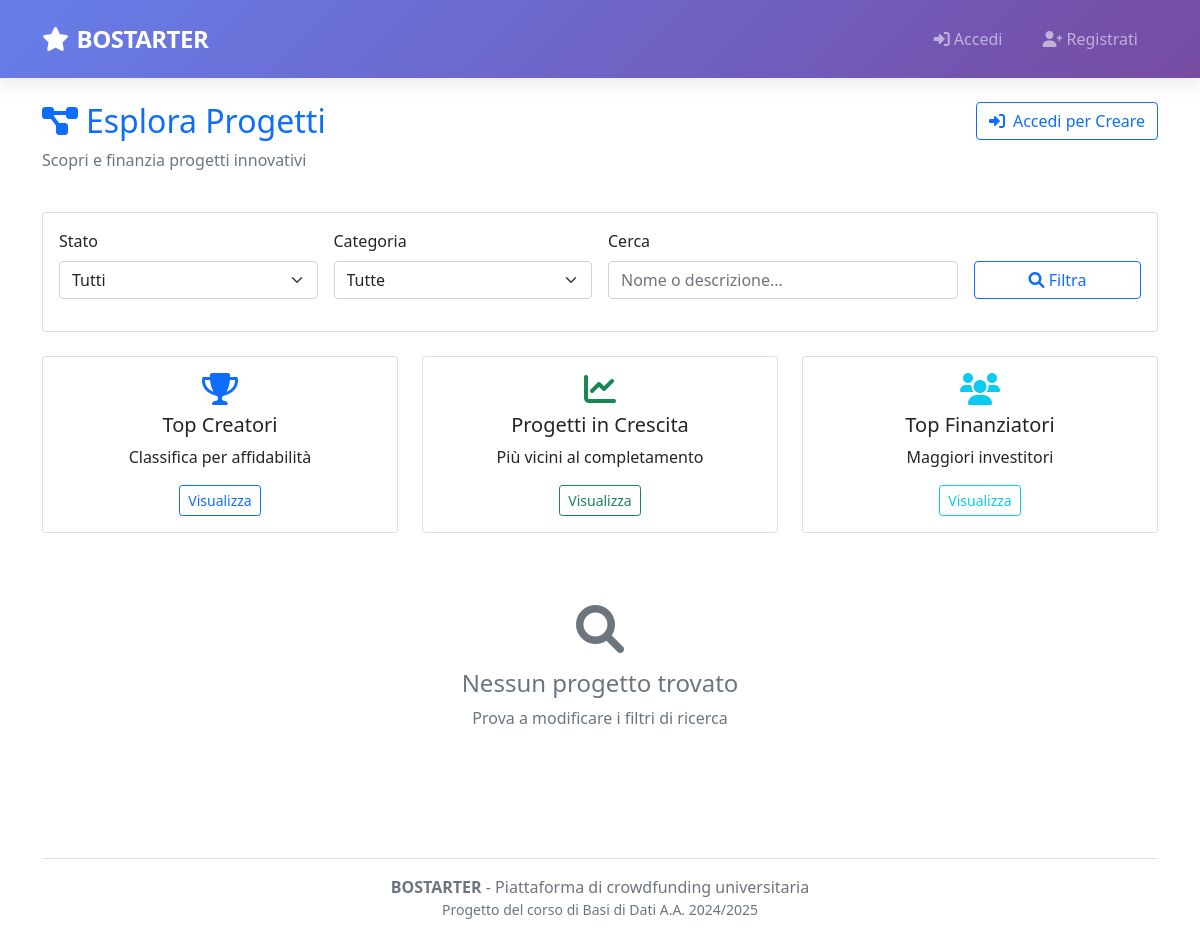
Page /public/projects/projects.php?category=Hardware on the earlier database version.
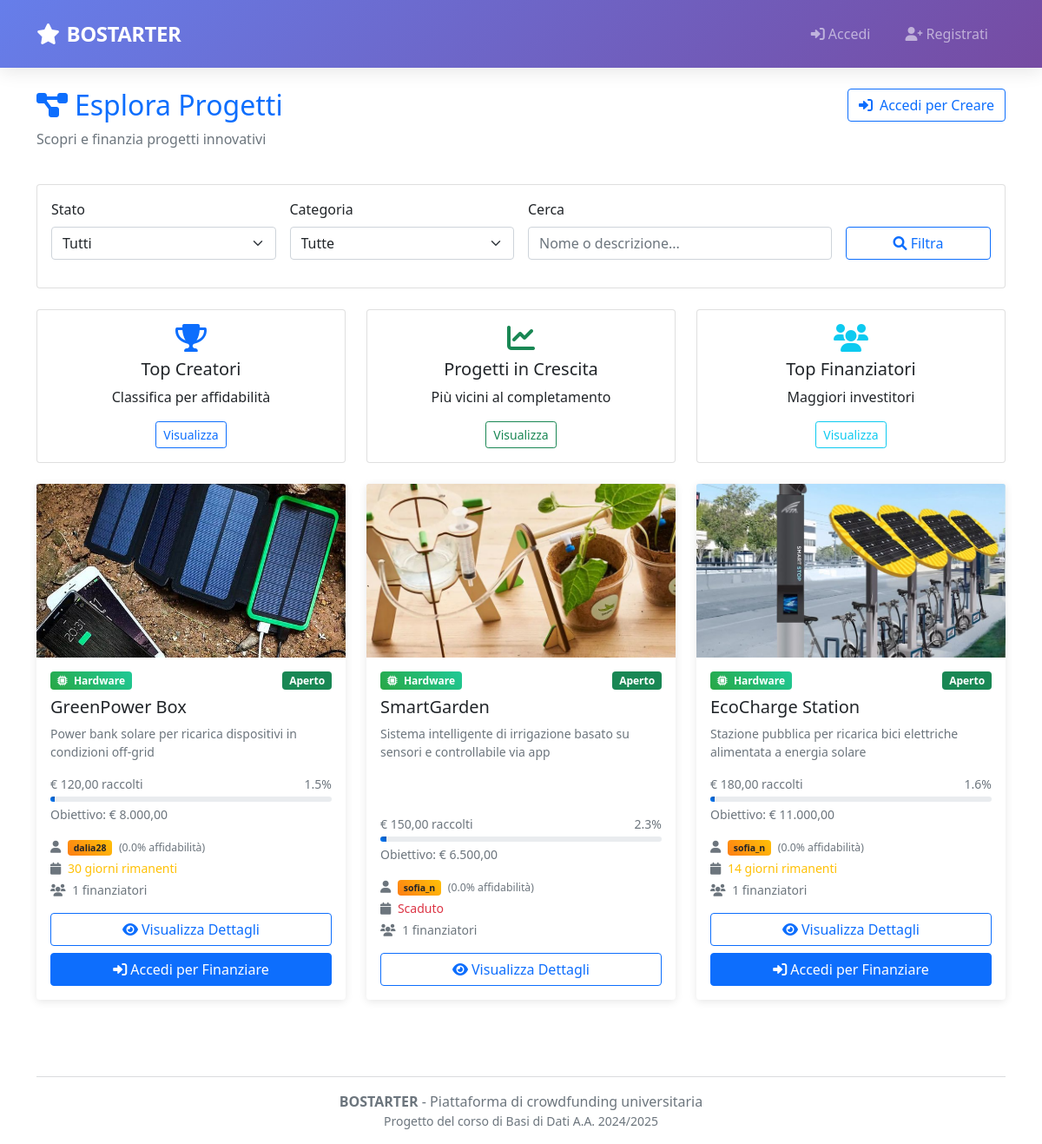
Same page on the later database version.
### tables this page shows
CREATE TABLE PROGETTO(
    Nome                VARCHAR(100) PRIMARY KEY,
    Descrizione         TEXT NOT NULL,
    Data_Inserimento    DATE NOT NULL,
    Stato               ENUM('aperto', 'chiuso')NOT NULL DEFAULT 'aperto',
    Budget              DECIMAL(10,2) NOT NULL,
    Data_Limite         DATE NOT NULL,
    Tipo                ENUM('Hardware', 'Software') NOT NULL,
    Email_Creatore      VARCHAR(100) NOT NULL,
    FOREIGN KEY (Email_Creatore) REFERENCES CREATORE(Email) ON DELETE CASCADE
);

CREATE TABLE UTENTE(
    Email               VARCHAR(100) PRIMARY KEY,
    Nickname            VARCHAR(50) UNIQUE NOT NULL,
    Password            VARCHAR(255) NOT NULL,
    Nome                VARCHAR(50) NOT NULL,
    Cognome             VARCHAR(50) NOT NULL,
    Anno_Di_Nascita     DATE NOT NULL,
    Luogo_Di_Nascita    VARCHAR(100) NOT NULL
);

CREATE TABLE CREATORE (
    Email           VARCHAR(100) PRIMARY KEY,
    Nr_Progetti     INT DEFAULT 0,
    Affidabilita    FLOAT DEFAULT 0,
    FOREIGN KEY (Email) REFERENCES UTENTE(Email) ON DELETE CASCADE
);

### config/database.php (called while the page is built, shortened)
<?php
class Database {
    private static $instance = null;
    private $conn = null;
    public static function getInstance() {
        if (self::$instance === null) {
            self::$instance = new self();
        }
        return self::$instance;
    }
    private function connect() {
        try {
            $dsn = "mysql:host=" . DB_HOST . ";dbname=" . DB_NAME . ";charset=" . DB_CHARSET;
            $options = [
                PDO::ATTR_ERRMODE => PDO::ERRMODE_EXCEPTION,
                PDO::ATTR_DEFAULT_FETCH_MODE => PDO::FETCH_ASSOC,
                PDO::ATTR_EMULATE_PREPARES => false
            ];
            $this->conn = new PDO($dsn, DB_USER, DB_PASS, $options);
            $this->conn->exec("SET NAMES " . DB_CHARSET);
        } catch(PDOException $e) {
            $error = "Errore connessione database: " . $e->getMessage();
            error_log($error);
            if (DEBUG_MODE) {
                die("<h3>Errore Database</h3><p>$error</p><p><strong>Verifica:</strong><br>
                    - MAMP/XAMPP avviato?<br>
                    - MySQL in running?<br>
                    - Database BOSTARTER creato?<br>
                    - Credenziali corrette in config/database.php?</p>");
            } else {
                die("Errore di sistema. Riprova più tardi.");
            }
        }
    }
    public function query($sql, $params = []) {
        try {
            $stmt = $this->conn->prepare($sql);
            $stmt->execute($params);
            return $stmt;
        } catch(PDOException $e) {
            error_log("Query error: " . $e->getMessage() . " | SQL: " . $sql);
            throw new Exception("Errore database: " . $e->getMessage());
        }
    }
    public function fetchAll($sql, $params = []) {
        return $this->query($sql, $params)->fetchAll();
    }
    public function execute($sql, $params = []) {
        return $this->query($sql, $params)->rowCount();
    }
}
class SessionManager {
    public static function get($key, $default = null) {
        return $_SESSION[$key] ?? $default;
    }
    public static function isLoggedIn() {
        return self::get('user_email') !== null && self::isSessionValid();
    }
}
class Utils {
    public static function formatCurrency($amount) {
        return '€ ' . number_format($amount, 2, ',', '.');
    }
}
?>

### public/projects/projects.php (the view, shortened to what the changed rows need)
<?php
require_once '../../config/database.php';
$db = Database::getInstance();
$db->ensureEventScheduler();
$db->execute("
    UPDATE PROGETTO
    SET Stato = 'chiuso'
    WHERE Stato = 'aperto' AND Data_Limite <= CURDATE()
");
$searchQuery = trim($_GET['search'] ?? '');
$statusFilter = $_GET['status'] ?? 'all';
$categoryFilter = $_GET['category'] ?? 'all';
$whereClause = "WHERE 1=1";
$params = [];
if ($categoryFilter !== 'all') {
    $whereClause .= " AND p.Tipo = ?";
    $params[] = $categoryFilter;
}
$sql = "
    SELECT
        p.Nome,
        p.Descrizione,
        p.Data_Inserimento,
        p.Stato,
        p.Budget,
        p.Data_Limite,
        p.Tipo AS Categoria,
        u.Nickname AS Creatore,
        c.Affidabilita,
        COALESCE(SUM(f.Importo), 0) AS Totale_Finanziato,
        COUNT(DISTINCT f.ID) AS Num_Finanziatori,
        foto.percorso AS Foto,
        DATEDIFF(p.Data_Limite, CURDATE()) AS Giorni_Rimanenti
    FROM PROGETTO p
    JOIN CREATORE c ON p.Email_Creatore = c.Email
    JOIN UTENTE u ON c.Email = u.Email
    LEFT JOIN FINANZIAMENTO f ON p.Nome = f.Nome_Progetto
    LEFT JOIN FOTO foto ON p.Nome = foto.Nome_Progetto
    $whereClause
    GROUP BY p.Nome, p.Descrizione, p.Data_Inserimento, p.Stato, p.Budget, p.Data_Limite, p.Tipo, u.Nickname, c.Affidabilita, foto.percorso
    ORDER BY p.Data_Inserimento DESC
";
$progetti = $db->fetchAll($sql, $params);
$isLoggedIn = SessionManager::isLoggedIn();
?>
<!DOCTYPE html>
<html lang="it">
<head>
    <link href="https://cdn.jsdelivr.net/npm/bootstrap@5.1.3/dist/css/bootstrap.min.css" rel="stylesheet">
    <link href="https://cdnjs.cloudflare.com/ajax/libs/font-awesome/6.0.0/css/all.min.css" rel="stylesheet">
</head>
<body>
<div class="container mt-4">
    <div class="row mb-4">
        <div class="col-md-8">
            <h1 class="h2 text-primary">
                <i class="fas fa-project-diagram me-2"></i>Esplora Progetti
            </h1>
        </div>
    </div>
    <div class="row">
        <?php if (empty($progetti)): ?>
            <div class="col-12">
                <div class="text-center py-5">
                    <i class="fas fa-search fa-3x text-muted mb-3"></i>
                    <h4 class="text-muted">Nessun progetto trovato</h4>
                    <p class="text-muted">
                        <?php if (!empty($searchQuery) || $statusFilter !== 'all' || $categoryFilter !== 'all'): ?>
                            Prova a modificare i filtri di ricerca
                        <?php else: ?>
                            Non ci sono ancora progetti nella piattaforma
                        <?php endif; ?>
                    </p>
                </div>
            </div>
        <?php else: ?>
            <?php foreach ($progetti as $progetto): ?>
                <?php
                $percentualeCompletamento = $progetto['Budget'] > 0
                    ? min(100, ($progetto['Totale_Finanziato'] / $progetto['Budget']) * 100)
                    : 0;
                $giorniRimanenti = $progetto['Giorni_Rimanenti'];
                $statoClasse = $progetto['Stato'] === 'aperto' ? 'success' : 'secondary';
                ?>
                <div class="col-lg-4 col-md-6 mb-4">
                    <div class="card project-card h-100">
                        <?php
                        $fotoDb = $progetto['Foto'] ?? '';
                        if ($fotoDb !== '') {
                            $src = (strpos($fotoDb, 'img/') === 0)
                                ? "/Bostarter/{$fotoDb}"
                                : "/Bostarter/img/{$fotoDb}";
                        } else {
                            $src = null;
                        }
                        ?>
                        <?php if ($src): ?>
                            <img src="<?= htmlspecialchars($src) ?>"
                                 class="card-img-top"
                                 style="height:200px; object-fit:cover;"
                                 alt="<?= htmlspecialchars($progetto['Nome']) ?>">
                        <?php endif; ?>
                        <div class="card-body d-flex flex-column">
                            <div class="d-flex justify-content-between align-items-start mb-2">
                                <span class="badge <?= $progetto['Categoria'] === 'Hardware' ? 'badge-hardware' : 'badge-software' ?> text-white">
                                    <i class="fas fa-<?= $progetto['Categoria'] === 'Hardware' ? 'microchip' : 'code' ?> me-1"></i>
                                    <?= htmlspecialchars($progetto['Categoria']) ?>
                                </span>
                                <span class="badge bg-<?= $statoClasse ?>"><?= ucfirst($progetto['Stato']) ?></span>
                            </div>
                            <h5 class="card-title"><?= htmlspecialchars($progetto['Nome']) ?></h5>
                            <p class="card-text text-muted small flex-grow-1">
                                <?= htmlspecialchars(substr($progetto['Descrizione'], 0, 100)) ?>
                            </p>
                            <div class="mb-3">
                                <div class="d-flex justify-content-between small text-muted mb-1">
                                    <span><?= Utils::formatCurrency($progetto['Totale_Finanziato']) ?> raccolti</span>
                                    <span><?= number_format($percentualeCompletamento, 1) ?>%</span>
                                </div>
                                <div class="progress" style="height: 6px;">
                                    <div class="progress-bar progress-bar-custom"
                                         style="width: <?= $percentualeCompletamento ?>%"></div>
                                </div>
                                <div class="small text-muted mt-1">
                                    Obiettivo: <?= Utils::formatCurrency($progetto['Budget']) ?>
                                </div>
                            </div>
                            <div class="row small text-muted mb-3">
                                <div class="col-12 mb-1">
                                    <i class="fas fa-user me-1"></i>
                                    <span class="creator-badge badge text-dark">
                                        <?= htmlspecialchars($progetto['Creatore']) ?>
                                    </span>
                                    <small class="ms-1">
                                        (<?= number_format($progetto['Affidabilita'] * 100, 1) ?>% affidabilità)
                                    </small>
                                </div>
                                <div class="col-12 mb-1">
                                    <i class="fas fa-calendar me-1"></i>
                                    <?php if ($giorniRimanenti > 0): ?>
                                        <span class="text-warning"><?= $giorniRimanenti ?> giorni rimanenti</span>
                                    <?php else: ?>
                                        <span class="text-danger">Scaduto</span>
                                    <?php endif; ?>
                                </div>
                                <div class="col-12">
                                    <i class="fas fa-users me-1"></i>
                                    <?= $progetto['Num_Finanziatori'] ?> finanziatori
                                </div>
                            </div>
                            <div class="mt-auto">
                                <div class="d-grid gap-2">
                                    <a href="project_detail.php?name=<?= urlencode($progetto['Nome']) ?>"
                                       class="btn btn-outline-primary">
                                        <i class="fas fa-eye me-1"></i>Visualizza Dettagli
                                    </a>
                                    <?php if ($progetto['Stato'] === 'aperto' && $giorniRimanenti > 0): ?>
                                        <?php if ($isLoggedIn): ?>
                                            <a href="project_detail.php?name=<?= urlencode($progetto['Nome']) ?>&action=fund"
                                               class="btn btn-primary">
                                                <i class="fas fa-heart me-1"></i>Finanzia Progetto
                                            </a>
                                        <?php else: ?>
                                            <a href="../../index.html" class="btn btn-primary">
                                                <i class="fas fa-sign-in-alt me-1"></i>Accedi per Finanziare
                                            </a>
                                        <?php endif; ?>
                                    <?php endif; ?>
                                </div>
                            </div>
                        </div>
                    </div>
                </div>
            <?php endforeach; ?>
        <?php endif; ?>
    </div>
</div>
</body>
</html>

Differences in the rows shown:
added progetto: shows a picture, Tipo "Hardware", Stato "Aperto", Nome "GreenPower Box", Descrizione "Power bank solare per ricarica dispositivi in condizioni off-grid", Totale_Finanziato "€ 120,00", percentualeCompletamento "1.5", Budget "€ 8.000,00", utente.Nickname "dalia28", $progetto['Affidabilita']*100 "0.0", giorniRimanenti "30", Num_Finanziatori "1", shows "Accedi per Finanziare"
added progetto: Nome (picture), Tipo "Hardware", Stato "Aperto", Nome "SmartGarden", Descrizione "Sistema intelligente di irrigazione basato su sensori e controllabile via app", Totale_Finanziato "€ 150,00", percentualeCompletamento "2.3", $percentualeCompletamento 2.3076923076923 (drawn), Budget "€ 6.500,00", utente.Nickname "sofia_n", $progetto['Affidabilita']*100 "0.0", shows "Scaduto", Num_Finanziatori "1"
added progetto: shows a picture, Tipo "Hardware", Stato "Aperto", Nome "EcoCharge Station", Descrizione "Stazione pubblica per ricarica bici elettriche alimentata a energia solare", Totale_Finanziato "€ 180,00", percentualeCompletamento "1.6", $percentualeCompletamento 1.6363636363636 (drawn), Budget "€ 11.000,00", utente.Nickname "sofia_n", $progetto['Affidabilita']*100 "0.0", giorniRimanenti "14", Num_Finanziatori "1", shows "Accedi per Finanziare"
Other differences:
text no longer shown: "Nessun progetto trovato Prova a modificare i filtri di ricerca"
